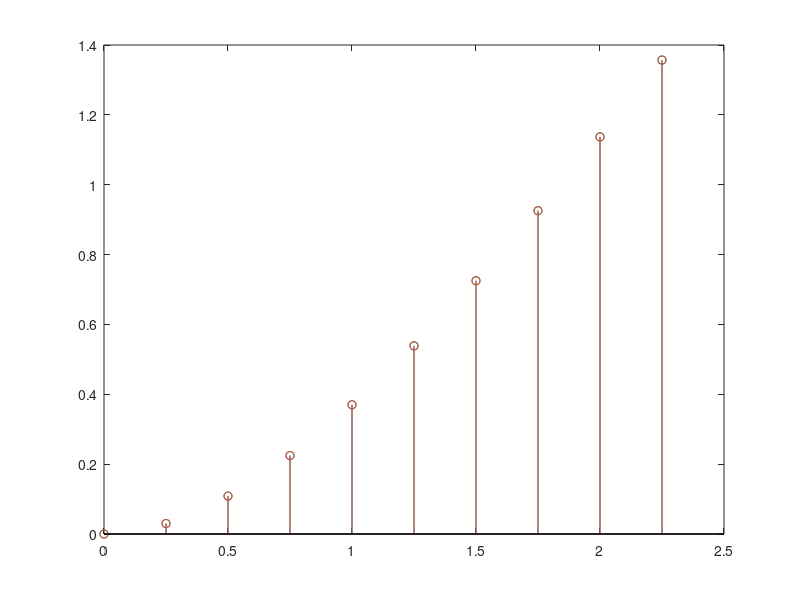

Write MATLAB code to recreate this figure.
%%  - ejercico tipo parcial
clc; clear all; close all;

fi=[0.78 0;0.22 1];
fi2=fi.*fi;
c=[0 1];
cfi=c*fi;
wo=[c;cfi];
invwo=inv(wo);
k=fi2*invwo*[0;1];
h=0.25;
% Calculo k por ackerman ahora
fit=transpose(fi);
K=acker(fit,c',[0 0]);
gama=[0.22 ;0.03];
xkr(:,1)=[0;0];
uk=[1];
for i=1:10
    xkr(:,i+1)=fi*(xkr(:,i))+gama*uk;
    yr(i)=c*(xkr(:,i));
end

n=[0:0.25:0.25*(length(yr)-1)];
stem(n,yr);

hold on
xks(:,1)=[0;0];
for i=1:10
    xks(:,i+1)=fi*(xks(:,i))+gama*uk+K'*(yr(i)-c*xks(:,i));
    ys(i)=c*(xks(:,i));
end
stem(n,ys)

%debo analizar la diferencia entre los estados, partiendo desde condiciones
%inicales xkr y xks distintas. y ver que al final sean iguales.
